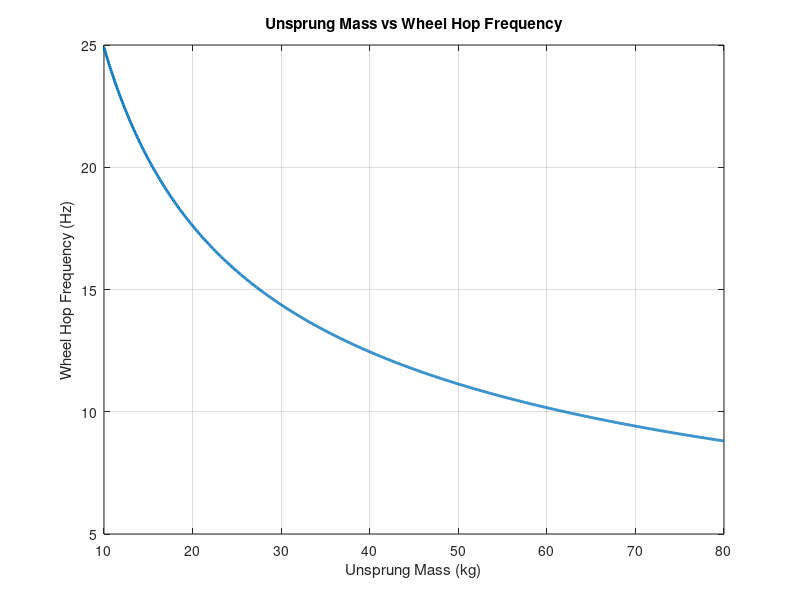

The MATLAB script that drew this image:
%% Unsprung mass
clear; clc; close all;

%% Parameters

Ks = 80000;          % spring stiffness (N/m)
MR = 0.9;            % motion ratio
Kt = 180000;         % tire stiffness (N/m)

%% Wheel rate

Kw = Ks * MR^2;

%% Unsprung mass range

mu = linspace(10,80,1000);   % kg

%% Wheel hop frequency

fwh = (1/(2*pi)) * sqrt((Kw + Kt)./mu);

%% Plot

figure;
plot(mu,fwh,'LineWidth',2);

grid on;
xlabel('Unsprung Mass (kg)');
ylabel('Wheel Hop Frequency (Hz)');
title('Unsprung Mass vs Wheel Hop Frequency');
